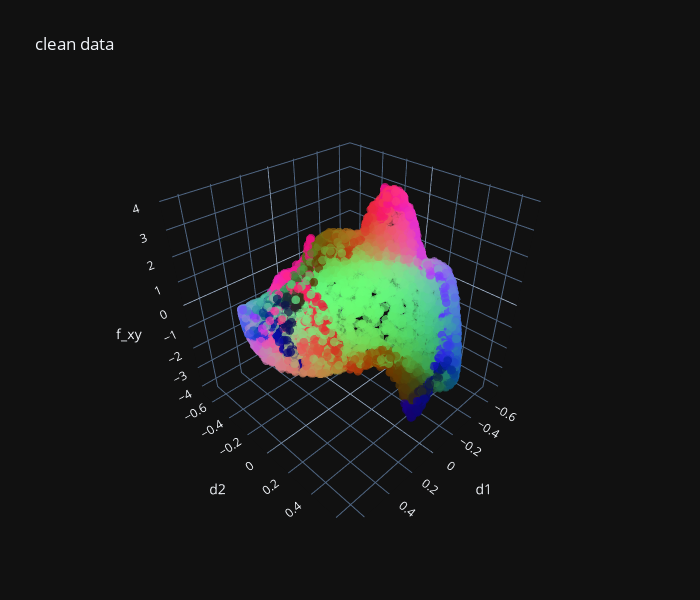

The notebook cell saved with this chart:
### Code cell
X_clean = X_numpy[~outliers_mask]
y_clean = y_numpy[~outliers_mask][:,np.newaxis]

X_clean_small = pca.transform(scaler.transform(X_clean[:max_render]))
to_render=np.concatenate([X_clean_small,y_clean[:max_render]],axis=1)
plot_method(to_render[:max_render,render_shuffle],"clean data",axis_names, template='plotly_dark',dot_size=dot_size)

### Figure 1 — Plotly figure (JSON) as saved in the notebook; plotly's stock layout.template omitted (floating-point values rounded to 4 significant figures; data arrays with more than 128 entries replaced by an {"elided": "..."} marker saying what was removed)
{"data": [{"marker": {"color": {"elided": "9003 str values"}, "opacity": 0.7, "size": 3}, "mode": "markers", "type": "scatter3d", "x": {"elided": "9003 float values"}, "y": {"elided": "9003 float values"}, "z": {"elided": "9003 float values"}}], "layout": {"height": 600, "scene": {"xaxis": {"title": {"text": "d1"}}, "yaxis": {"title": {"text": "d2"}}, "zaxis": {"title": {"text": "f_xy"}}}, "title": {"text": "clean data"}, "width": 700}}
